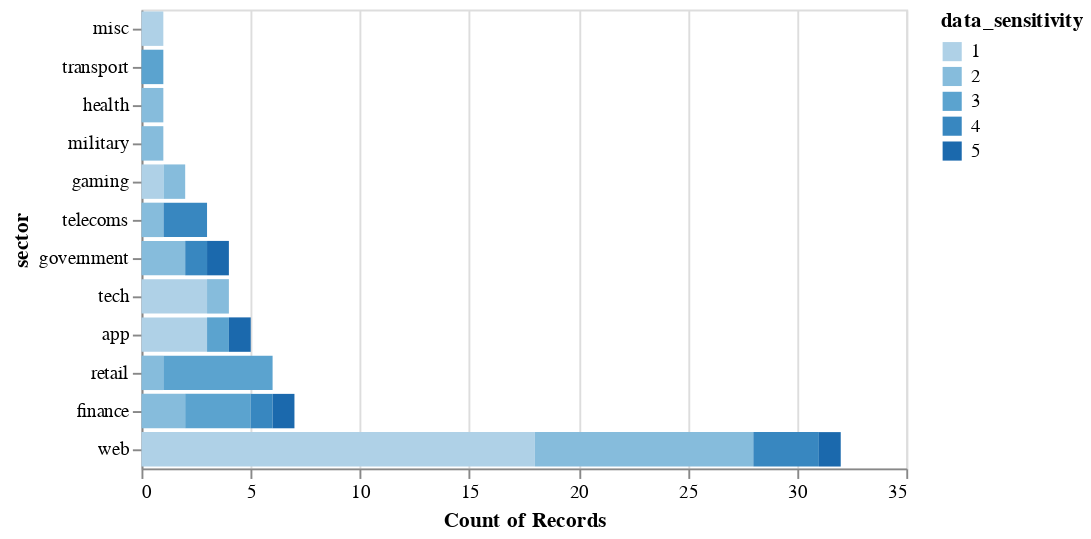

Notebook cell for this chart:
### Markdown cell above
### Question 2

<div class="alert alert-info" style="color:black">

Out of all the data breaches from each sector, how many are there of each data sensitivity level?
To find out, complete the following task:
    
Building off of the your answer for Q1, add information about how sensitive the data breaches in each category were,
   by creating a stacked bar chart
   where each section of the bar is encoded with color according to the data sensitivity.
   Make sure that the data sensitivity is encoded as an ordinal color variable,
   to reflect that there is an order between the five levels of sensitivity
   (1 = least sensitive, 5 = most sensitive).

</div>

_Points:_ 7

### Code cell
bar_sector_sensitivity_count = src.mark_bar().encode(
    x = alt.X("count(records_lost):Q"),
    y = alt.Y("sector:N", sort = "x"),
    color = "data_sensitivity:O"
)

# Show the plot
bar_sector_sensitivity_count

### Figure 1 — Vega-Lite specification as saved in the notebook (floating-point values rounded to 4 significant figures)
{"$schema": "https://vega.github.io/schema/vega-lite/v4.17.0.json", "config": {"view": {"continuousHeight": 300, "continuousWidth": 400}}, "data": {"name": "data-983fd4a0b346be762802282aadc3c3e4"}, "datasets": {"data-983fd4a0b346be762802282aadc3c3e4": [{"data_sensitivity": 4, "date": "2021-09-01T00:00:00", "index": 1, "method": "hacked", "organisation": "Syniverse", "records_lost": 500000000, "sector": "telecoms", "source_name": "Vice", "year": 2021}, {"data_sensitivity": 2, "date": "2021-09-01T00:00:00", "index": 5, "method": "poor security", "organisation": "Thailand visitors", "records_lost": 100000000, "sector": "government", "source_name": "South China Morning Post", "year": 2021}, {"data_sensitivity": 1, "date": "2021-07-01T00:00:00", "index": 10, "method": "hacked", "organisation": "Linkedin", "records_lost": 700000000, "sector": "web", "source_name": "9 to 5 mac", "year": 2021}, {"data_sensitivity": 2, "date": "2021-02-01T00:00:00", "index": 21, "method": "hacked", "organisation": "Experian Brazil", "records_lost": 220000000, "sector": "finance", "source_name": "ZDNet", "year": 2021}, {"data_sensitivity": 1, "date": "2021-03-01T00:00:00", "index": 24, "method": "hacked", "organisation": "Facebook", "records_lost": 533000000, "sector": "tech", "source_name": "Business Insider", "year": 2021}, {"data_sensitivity": 3, "date": "2020-12-01T00:00:00", "index": 28, "method": "hacked", "organisation": "SolarWinds", "records_lost": 50000000, "sector": "app", "source_name": "New York Times", "year": 2020}, {"data_sensitivity": 2, "date": "2020-04-01T00:00:00", "index": 37, "method": "hacked", "organisation": "Pakistani mobile operators", "records_lost": 115000000, "sector": "telecoms", "source_name": "ZDNet", "year": 2020}, {"data_sensitivity": 1, "date": "2020-01-01T00:00:00", "index": 41, "method": "poor security", "organisation": "Microsoft", "records_lost": 250000000, "sector": "web", "source_name": "Forbes", "year": 2020}, {"data_sensitivity": 2, "date": "2019-05-01T00:00:00", "index": 56, "method": "hacked", "organisation": "Canva", "records_lost": 139000000, "sector": "web", "source_name": "ZDNet", "year": 2019}, {"data_sensitivity": 1, "date": "2019-05-01T00:00:00", "index": 57, "method": "poor security", "organisation": "Chtrbox", "records_lost": 49000000, "sector": "misc", "source_name": "Techcrunch", "year": 2019}, {"data_sensitivity": 1, "date": "2019-02-01T00:00:00", "index": 62, "method": "hacked", "organisation": "Dubsmash", "records_lost": 162000000, "sector": "web", "source_name": "The Register", "year": 2019}, {"data_sensitivity": 1, "date": "2019-02-01T00:00:00", "index": 63, "method": "hacked", "organisation": "ShareThis", "records_lost": 41000000, "sector": "web", "source_name": "The Register", "year": 2019}, {"data_sensitivity": 2, "date": "2019-02-01T00:00:00", "index": 77, "method": "hacked", "organisation": "Houzz", "records_lost": 57000000, "sector": "retail", "source_name": "Techcrunch", "year": 2019}, {"data_sensitivity": 2, "date": "2019-05-01T00:00:00", "index": 86, "method": "poor security", "organisation": "Indian citizens", "records_lost": 275265298, "sector": "web", "source_name": "Bleeping Computer", "year": 2019}, {"data_sensitivity": 3, "date": "2019-07-01T00:00:00", "index": 88, "method": "hacked", "organisation": "Capital One", "records_lost": 100000000, "sector": "finance", "source_name": "Forbes", "year": 2019}, {"data_sensitivity": 2, "date": "2019-09-01T00:00:00", "index": 90, "method": "poor security", "organisation": "Facebook", "records_lost": 419000000, "sector": "web", "source_name": "Fast Company", "year": 2019}, {"data_sensitivity": 2, "date": "2019-11-01T00:00:00", "index": 93, "method": "poor security", "organisation": "OxyData", "records_lost": 380000000, "sector": "tech", "source_name": "Dataviper", "year": 2019}, {"data_sensitivity": 3, "date": "2018-10-01T00:00:00", "index": 97, "method": "hacked", "organisation": "Cathay Pacific Airways", "records_lost": 94000000, "sector": "transport", "source_name": "ABC News", "year": 2018}, {"data_sensitivity": 2, "date": "2018-12-01T00:00:00", "index": 98, "method": "poor security", "organisation": "Chinese resume leak", "records_lost": 202000000, "sector": "web", "source_name": "HackenProof", "year": 2018}, {"data_sensitivity": 2, "date": "2018-12-01T00:00:00", "index": 99, "method": "poor security", "organisation": "Google+", "records_lost": 52500000, "sector": "web", "source_name": "The Verge", "year": 2018}, {"data_sensitivity": 1, "date": "2018-12-01T00:00:00", "index": 100, "method": "hacked", "organisation": "Quora", "records_lost": 100000000, "sector": "web", "source_name": "NY Times", "year": 2018}, {"data_sensitivity": 3, "date": "2018-11-01T00:00:00", "index": 101, "method": "hacked", "organisation": "Marriott International", "records_lost": 383000000, "sector": "retail", "source_name": "NY Times, CNET", "year": 2018}, {"data_sensitivity": 1, "date": "2018-03-01T00:00:00", "index": 103, "method": "hacked", "organisation": "Facebook", "records_lost": 50000000, "sector": "web", "source_name": "Guardian", "year": 2018}, {"data_sensitivity": 1, "date": "2018-06-01T00:00:00", "index": 106, "method": "hacked", "organisation": "MyHeritage", "records_lost": 92283889, "sector": "web", "source_name": "Bloomberg", "year": 2018}, {"data_sensitivity": 1, "date": "2018-03-01T00:00:00", "index": 112, "method": "hacked", "organisation": "MyFitnessPal", "records_lost": 150000000, "sector": "app", "source_name": "Guardian", "year": 2018}, {"data_sensitivity": 1, "date": "2018-06-01T00:00:00", "index": 114, "method": "poor security", "organisation": "Nametests", "records_lost": 120000000, "sector": "app", "source_name": "Medium", "year": 2018}, {"data_sensitivity": 5, "date": "2018-06-01T00:00:00", "index": 116, "method": "poor security", "organisation": "Firebase", "records_lost": 100000000, "sector": "app", "source_name": "Bleeping Computer", "year": 2018}, {"data_sensitivity": 4, "date": "2018-03-01T00:00:00", "index": 117, "method": "poor security", "organisation": "Aadhaar", "records_lost": 550000000, "sector": "government", "source_name": "ZDNet", "year": 2018}, {"data_sensitivity": 2, "date": "2018-05-01T00:00:00", "index": 121, "method": "poor security", "organisation": "LocalBlox", "records_lost": 48000000, "sector": "web", "source_name": "UpGuard", "year": 2018}, {"data_sensitivity": 1, "date": "2018-05-01T00:00:00", "index": 122, "method": "poor security", "organisation": "Twitter", "records_lost": 330000000, "sector": "tech", "source_name": "Reuters", "year": 2018}, {"data_sensitivity": 3, "date": "2018-09-01T00:00:00", "index": 133, "method": "hacked", "organisation": "Newegg", "records_lost": 45000000, "sector": "retail", "source_name": "TechCrunch", "year": 2018}, {"data_sensitivity": 1, "date": "2018-05-01T00:00:00", "index": 135, "method": "poor security", "organisation": "Apollo", "records_lost": 200000000, "sector": "tech", "source_name": "Wired", "year": 2018}, {"data_sensitivity": 1, "date": "2017-11-01T00:00:00", "index": 139, "method": "hacked", "organisation": "Uber", "records_lost": 57000000, "sector": "app", "source_name": "Bloomberg", "year": 2017}, {"data_sensitivity": 4, "date": "2017-08-01T00:00:00", "index": 142, "method": "poor security", "organisation": "Spambot", "records_lost": 520000000, "sector": "web", "source_name": "The Guardian", "year": 2017}, {"data_sensitivity": 2, "date": "2017-03-01T00:00:00", "index": 149, "method": "oops!", "organisation": "River City Media", "records_lost": 340000000, "sector": "web", "source_name": "Guardian", "year": 2017}, {"data_sensitivity": 4, "date": "2017-10-01T00:00:00", "index": 155, "method": "hacked", "organisation": "Malaysian telcos & MVNOs", "records_lost": 46200000, "sector": "telecoms", "source_name": "LowYat", "year": 2017}, {"data_sensitivity": 4, "date": "2017-09-01T00:00:00", "index": 159, "method": "hacked", "organisation": "Equifax", "records_lost": 143000000, "sector": "finance", "source_name": "UK Gov", "year": 2017}, {"data_sensitivity": 1, "date": "2016-05-01T00:00:00", "index": 161, "method": "hacked", "organisation": "LinkedIn", "records_lost": 117000000, "sector": "web", "source_name": "CNN", "year": 2016}, {"data_sensitivity": 1, "date": "2016-05-01T00:00:00", "index": 162, "method": "hacked", "organisation": "Tumblr", "records_lost": 65000000, "sector": "web", "source_name": "Vice", "year": 2016}, {"data_sensitivity": 2, "date": "2016-09-01T00:00:00", "index": 163, "method": "hacked", "organisation": "Yahoo", "records_lost": 500000000, "sector": "web", "source_name": "CNBC", "year": 2016}, {"data_sensitivity": 5, "date": "2016-04-01T00:00:00", "index": 165, "method": "hacked", "organisation": "Philippines’ Commission on Elections", "records_lost": 55000000, "sector": "government", "source_name": "Trend Micro", "year": 2016}, {"data_sensitivity": 2, "date": "2016-04-01T00:00:00", "index": 168, "method": "hacked", "organisation": "Turkish citizenship database", "records_lost": 49611709, "sector": "government", "source_name": "Business Insider", "year": 2016}, {"data_sensitivity": 4, "date": "2016-06-01T00:00:00", "index": 179, "method": "hacked", "organisation": "VK", "records_lost": 171000000, "sector": "web", "source_name": "Motherboard", "year": 2016}, {"data_sensitivity": 1, "date": "2016-05-01T00:00:00", "index": 182, "method": "hacked", "organisation": "MySpace", "records_lost": 164000000, "sector": "web", "source_name": "Vice", "year": 2016}, {"data_sensitivity": 1, "date": "2016-12-01T00:00:00", "index": 186, "method": "hacked", "organisation": "Dailymotion", "records_lost": 85200000, "sector": "web", "source_name": "ZDNet", "year": 2016}, {"data_sensitivity": 4, "date": "2016-10-01T00:00:00", "index": 187, "method": "hacked", "organisation": "Weebly", "records_lost": 43000000, "sector": "web", "source_name": "Tech Crunch", "year": 2016}, {"data_sensitivity": 1, "date": "2016-11-01T00:00:00", "index": 190, "method": "hacked", "organisation": "Friend Finder Network", "records_lost": 412000000, "sector": "web", "source_name": "ZDNet", "year": 2016}, {"data_sensitivity": 2, "date": "2015-12-01T00:00:00", "index": 197, "method": "poor security", "organisation": "Deep Root Analytics", "records_lost": 198000000, "sector": "web", "source_name": "Reuters, UpGuard", "year": 2015}, {"data_sensitivity": 5, "date": "2015-11-01T00:00:00", "index": 210, "method": "hacked", "organisation": "Securus Technologies", "records_lost": 70000000, "sector": "web", "source_name": "The Intercept", "year": 2015}, {"data_sensitivity": 2, "date": "2015-02-01T00:00:00", "index": 216, "method": "hacked", "organisation": "Anthem ", "records_lost": 80000000, "sector": "health", "source_name": "NYTimes", "year": 2015}, {"data_sensitivity": 1, "date": "2014-05-01T00:00:00", "index": 224, "method": "hacked", "organisation": "Ebay", "records_lost": 145000000, "sector": "web", "source_name": "Business Insider", "year": 2014}, {"data_sensitivity": 3, "date": "2014-10-01T00:00:00", "index": 227, "method": "hacked", "organisation": "JP Morgan Chase", "records_lost": 76000000, "sector": "finance", "source_name": "Deal Book", "year": 2014}, {"data_sensitivity": 3, "date": "2014-09-01T00:00:00", "index": 233, "method": "hacked", "organisation": "Home Depot", "records_lost": 56000000, "sector": "retail", "source_name": "Krebs on Security", "year": 2014}, {"data_sensitivity": 5, "date": "2013-07-01T00:00:00", "index": 237, "method": "hacked", "organisation": "Massive American business hack", "records_lost": 160000000, "sector": "finance", "source_name": "Technology Review", "year": 2013}, {"data_sensitivity": 1, "date": "2013-04-01T00:00:00", "index": 242, "method": "hacked", "organisation": "Living Social", "records_lost": 50000000, "sector": "web", "source_name": "Naked Security, New York Times", "year": 2013}, {"data_sensitivity": 2, "date": "2016-12-01T00:00:00", "index": 243, "method": "hacked", "organisation": "Yahoo", "records_lost": 550000000, "sector": "web", "source_name": "NY Times, BBC", "year": 2013}, {"data_sensitivity": 2, "date": "2013-07-01T00:00:00", "index": 254, "method": "hacked", "organisation": "UbiSoft", "records_lost": 58000000, "sector": "gaming", "source_name": "BBC News", "year": 2013}, {"data_sensitivity": 1, "date": "2013-03-01T00:00:00", "index": 259, "method": "hacked", "organisation": "Evernote", "records_lost": 50000000, "sector": "web", "source_name": "Wired, Digital Trends", "year": 2013}, {"data_sensitivity": 2, "date": "2013-10-01T00:00:00", "index": 266, "method": "inside job", "organisation": "Court Ventures", "records_lost": 200000000, "sector": "finance", "source_name": "NY Times, Gov Tech", "year": 2013}, {"data_sensitivity": 3, "date": "2013-12-01T00:00:00", "index": 271, "method": "hacked", "organisation": "Target", "records_lost": 70000000, "sector": "retail", "source_name": "Huffington Post", "year": 2013}, {"data_sensitivity": 1, "date": "2016-09-01T00:00:00", "index": 287, "method": "hacked", "organisation": "Last.fm", "records_lost": 43500000, "sector": "web", "source_name": "ZD Net", "year": 2012}, {"data_sensitivity": 1, "date": "2016-08-01T00:00:00", "index": 294, "method": "hacked", "organisation": "Dropbox", "records_lost": 68700000, "sector": "web", "source_name": "The Telegraph", "year": 2012}, {"data_sensitivity": 1, "date": "2011-04-01T00:00:00", "index": 304, "method": "hacked", "organisation": "Sony PSN", "records_lost": 77000000, "sector": "gaming", "source_name": "Mashable", "year": 2011}, {"data_sensitivity": 3, "date": "2009-01-01T00:00:00", "index": 345, "method": "hacked", "organisation": "Heartland", "records_lost": 130000000, "sector": "finance", "source_name": "Dark Reading", "year": 2009}, {"data_sensitivity": 2, "date": "2009-10-01T00:00:00", "index": 353, "method": "lost device ", "organisation": "US Military", "records_lost": 76000000, "sector": "military", "source_name": "Wired", "year": 2009}, {"data_sensitivity": 3, "date": "2007-03-01T00:00:00", "index": 379, "method": "hacked", "organisation": "TK / TJ Maxx", "records_lost": 94000000, "sector": "retail", "source_name": "ZD Net", "year": 2007}, {"data_sensitivity": 1, "date": "2004-06-01T00:00:00", "index": 391, "method": "inside job", "organisation": "AOL", "records_lost": 92000000, "sector": "web", "source_name": "CNN", "year": 2004}]}, "encoding": {"color": {"field": "data_sensitivity", "type": "ordinal"}, "x": {"aggregate": "count", "field": "records_lost", "type": "quantitative"}, "y": {"field": "sector", "sort": "x", "type": "nominal"}}, "mark": "bar"}
